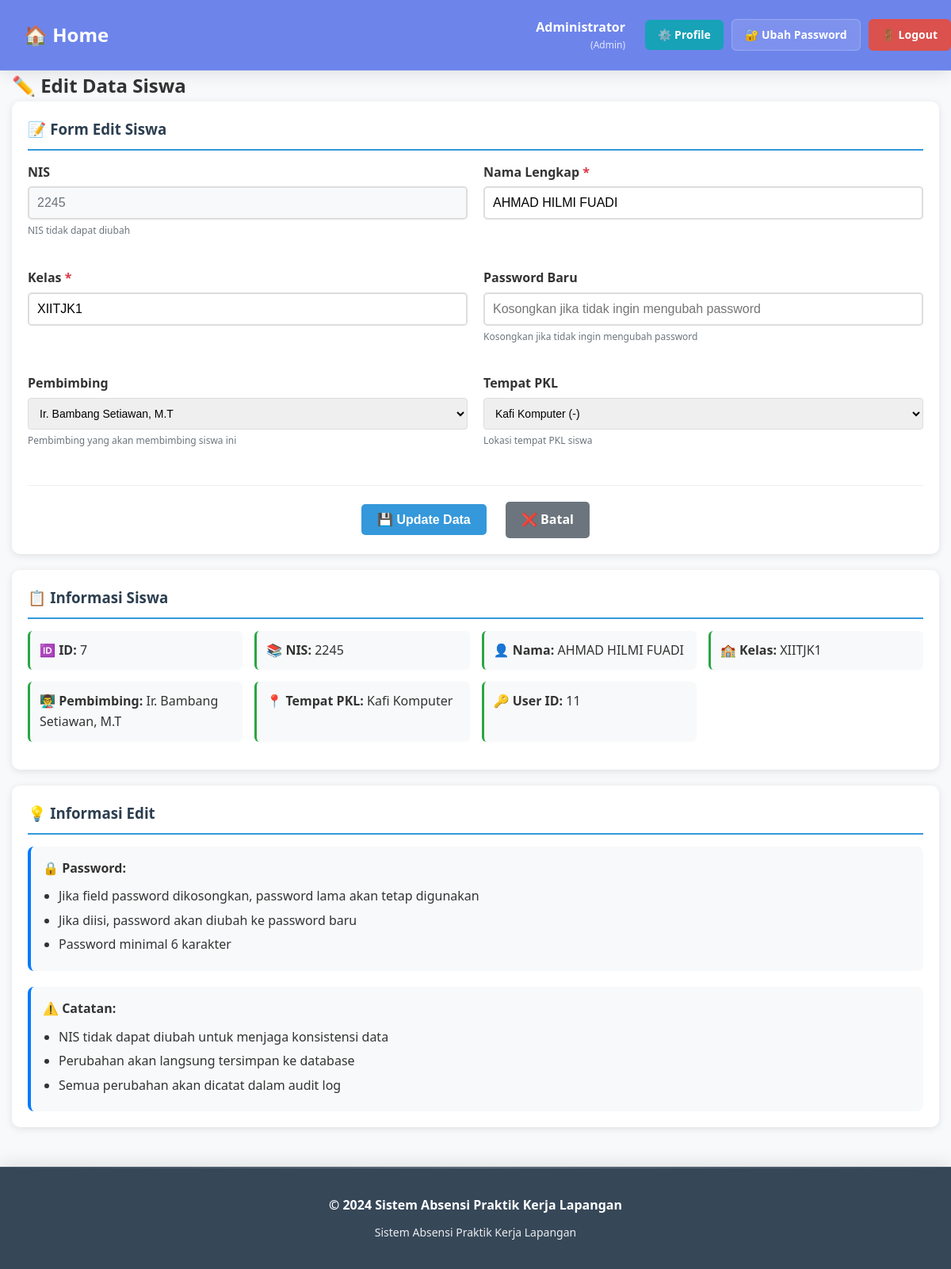
Page /?r=admin/siswaEdit&id=7 (signed in) on the committed database.
### tables this page shows
CREATE TABLE `siswa` (
  `id` int(11) NOT NULL AUTO_INCREMENT,
  `user_id` int(11) DEFAULT NULL,
  `nis` varchar(50) NOT NULL,
  `nama` varchar(100) NOT NULL,
  `kelas` varchar(50) NOT NULL,
  `pembimbing_id` int(11) NOT NULL,
  `tempat_pkl_id` int(11) NOT NULL,
  PRIMARY KEY (`id`),
  KEY `user_id` (`user_id`),
  KEY `pembimbing_id` (`pembimbing_id`),
  KEY `tempat_pkl_id` (`tempat_pkl_id`),
  CONSTRAINT `siswa_ibfk_1` FOREIGN KEY (`user_id`) REFERENCES `users` (`id`) ON DELETE SET NULL,
  CONSTRAINT `siswa_ibfk_2` FOREIGN KEY (`pembimbing_id`) REFERENCES `users` (`id`) ON DELETE CASCADE,
  CONSTRAINT `siswa_ibfk_3` FOREIGN KEY (`tempat_pkl_id`) REFERENCES `tempat_pkl` (`id`) ON DELETE CASCADE
);

CREATE TABLE `users` (
  `id` int(11) NOT NULL AUTO_INCREMENT,
  `username` varchar(50) NOT NULL,
  `password_hash` varchar(255) NOT NULL,
  `role` enum('admin','pembimbing','siswa') NOT NULL,
  `name` varchar(100) NOT NULL,
  PRIMARY KEY (`id`),
  UNIQUE KEY `username` (`username`)
);

CREATE TABLE `tempat_pkl` (
  `id` int(11) NOT NULL AUTO_INCREMENT,
  `nama` varchar(150) NOT NULL,
  `lat` decimal(10,7) NOT NULL,
  `lng` decimal(10,7) NOT NULL,
  `radius_m` int(11) NOT NULL DEFAULT 150,
  PRIMARY KEY (`id`)
);

### app/Controllers/Controller.php (called while the page is built, shortened)
<?php
class Controller {
    protected function view(string $path, array $data=[]): void {
        extract($data);
        $viewFile = __DIR__ . '/../Views/' . $path . '.php';
        include __DIR__ . '/../Views/layouts/header.php';
        include $viewFile;
        include __DIR__ . '/../Views/layouts/footer.php';
    }
}

### app/Controllers/AdminController.php (called while the page is built, shortened)
<?php
class AdminController extends Controller {
    public function siswaEdit(): void {
        $db = new Database(require __DIR__.'/../../config/db.php');
        $siswa_id = (int)($_GET['id'] ?? 0);
        $siswa = new Siswa($db);
        $dataSiswa = $siswa->findById($siswa_id);
        $pembimbing = (new User($db))->listByRole('pembimbing');
        $tempatPKL = (new TempatPKL($db))->listAll();
        $this->view('admin/siswa_edit', [
            'siswa' => $dataSiswa,
            'pembimbing' => $pembimbing,
            'tempatPKL' => $tempatPKL
        ]);
    }
}

### public/index.php (called while the page is built, shortened)
<?php
require __DIR__.'/../app/autoload.php';
$appCfg = require __DIR__.'/../config/app.php';
$r = $_GET['r'] ?? 'auth/login';
[$c, $a] = array_pad(explode('/', $r, 2), 2, 'index');
$controller = null;
switch($c){
    case 'admin': $controller = new AdminController($appCfg); break;
}
$controller->$a();

### app/autoload.php (called while the page is built, shortened)
<?php
spl_autoload_register(function ($class) {
    $prefix = 'App\\';
    $base_dir = __DIR__ . '/';
    $len = strlen($prefix);
    $relative_class = substr($class, $len);
    $file = $base_dir . str_replace('\\', '/', $relative_class) . '.php';
});

### config/db.php (called while the page is built, shortened)
<?php
return [
    'host' => 'localhost',
    'name' => 'db_absensi_pkl',
    'user' => 'root',
    'pass' => '',
    'charset' => 'utf8mb4',
];

### app/Models/Database.php (called while the page is built, shortened)
<?php
class Database {
    private PDO $pdo;
    public function __construct(array $cfg) {
        $dsn = sprintf('mysql:host=%s;dbname=%s;charset=%s',$cfg['host'],$cfg['name'],$cfg['charset']??'utf8mb4');
        $opt = [
            PDO::ATTR_ERRMODE => PDO::ERRMODE_EXCEPTION,
            PDO::ATTR_DEFAULT_FETCH_MODE => PDO::FETCH_ASSOC,
            PDO::ATTR_EMULATE_PREPARES => false,
        ];
        try { $this->pdo = new PDO($dsn,$cfg['user'],$cfg['pass'],$opt); }
        catch (PDOException $e) { die('DB connection failed: '.$e->getMessage()); }
    }
    public function pdo(): PDO {
        return $this->pdo;
    }
}

### app/Models/BaseModel.php (called while the page is built, shortened)
<?php
abstract class BaseModel {
    public function __construct(Database $database) {
        $this->db = $database->pdo();
    }
}

### app/Models/Siswa.php (called while the page is built, shortened)
<?php
class Siswa extends BaseModel {
    public function findById(int $id): ?array {
        $st = $this->db->prepare("
            SELECT s.*, s.user_id, u.name as pembimbing, t.nama as tempat_pkl
            FROM siswa s
            LEFT JOIN users u ON s.pembimbing_id = u.id
            LEFT JOIN tempat_pkl t ON s.tempat_pkl_id = t.id
            WHERE s.id = ?
            LIMIT 1
        ");
        $st->execute([$id]);
        $result = $st->fetch();
        return $result ?: null;
    }
}

### app/Models/User.php (called while the page is built, shortened)
<?php
class User extends BaseModel {
    public function listByRole(string $role): array {
        $st = $this->db->prepare("SELECT * FROM users WHERE role = ? ORDER BY name");
        $st->execute([$role]);
        return $st->fetchAll();
    }
}

### app/Models/TempatPKL.php (called while the page is built, shortened)
<?php
class TempatPKL extends BaseModel {
    public function listAll(): array {
        $st = $this->db->prepare("
            SELECT t.*, COUNT(s.id) as total_siswa
            FROM tempat_pkl t
            LEFT JOIN siswa s ON t.id = s.tempat_pkl_id
            GROUP BY t.id
            ORDER BY t.nama ASC
        ");
        $st->execute();
        return $st->fetchAll();
    }
}

### app/Views/admin/siswa_edit.php (the view, shortened to what this page needs)
<h2>✏️ Edit Data Siswa</h2>
<div class="card">
    <h3>📝 Form Edit Siswa</h3>
    <form method="post" action="?r=admin/siswaEdit&id=<?= $siswa['id'] ?>" class="form">
        <div class="form-row">
            <div class="form-group">
                <label for="nis">NIS</label>
                <input type="text" id="nis" class="form-control"
                       value="<?= htmlspecialchars($siswa['nis']) ?>"
                       readonly disabled>
                <small class="form-text">NIS tidak dapat diubah</small>
            </div>
            <div class="form-group">
                <label for="nama">Nama Lengkap <span class="required">*</span></label>
                <input type="text" id="nama" name="nama" class="form-control"
                       value="<?= htmlspecialchars($oldData['nama'] ?? $siswa['nama']) ?>"
                       placeholder="Masukkan nama lengkap siswa" required>
            </div>
        </div>
        <div class="form-row">
            <div class="form-group">
                <label for="kelas">Kelas <span class="required">*</span></label>
                <input type="text" id="kelas" name="kelas" class="form-control"
                       value="<?= htmlspecialchars($oldData['kelas'] ?? $siswa['kelas']) ?>"
                       placeholder="Contoh: XII RPL 1" required>
            </div>
            <div class="form-group">
                <label for="password">Password Baru</label>
                <input type="text" id="password" name="password" class="form-control"
                       value="<?= htmlspecialchars($oldData['password'] ?? '') ?>"
                       placeholder="Kosongkan jika tidak ingin mengubah password">
                <small class="form-text">Kosongkan jika tidak ingin mengubah password</small>
            </div>
        </div>
        <div class="form-row">
            <div class="form-group">
                <label for="pembimbing_id">Pembimbing</label>
                <select id="pembimbing_id" name="pembimbing_id" class="form-control">
                    <?php foreach($pembimbing as $p): ?>
                        <option value="<?= $p['id'] ?>"
                                <?= ($oldData['pembimbing_id'] ?? $siswa['pembimbing_id']) == $p['id'] ? 'selected' : '' ?>>
                            <?= htmlspecialchars($p['name']) ?>
                        </option>
                    <?php endforeach; ?>
                </select>
                <small class="form-text">Pembimbing yang akan membimbing siswa ini</small>
            </div>
            <div class="form-group">
                <label for="tempat_pkl_id">Tempat PKL</label>
                <select id="tempat_pkl_id" name="tempat_pkl_id" class="form-control">
                    <?php foreach($tempatPKL as $t): ?>
                        <option value="<?= $t['id'] ?>"
                                <?= ($oldData['tempat_pkl_id'] ?? $siswa['tempat_pkl_id']) == $t['id'] ? 'selected' : '' ?>>
                            <?= htmlspecialchars($t['nama']) ?>
                            (<?= htmlspecialchars($t['alamat'] ?? '-') ?>)
                        </option>
                    <?php endforeach; ?>
                </select>
                <small class="form-text">Lokasi tempat PKL siswa</small>
            </div>
        </div>
        <div class="form-actions">
            <button type="submit" class="btn btn-primary">
                💾 Update Data
            </button>
            <a href="?r=admin/siswa" class="btn btn-secondary">
                ❌ Batal
            </a>
        </div>
    </form>
</div>
<div class="card">
    <h3>📋 Informasi Siswa</h3>
    <div class="info-grid">
        <div class="info-item">
            <strong>🆔 ID:</strong> <?= $siswa['id'] ?>
        </div>
        <div class="info-item">
            <strong>📚 NIS:</strong> <?= htmlspecialchars($siswa['nis']) ?>
        </div>
        <div class="info-item">
            <strong>👤 Nama:</strong> <?= htmlspecialchars($siswa['nama']) ?>
        </div>
        <div class="info-item">
            <strong>🏫 Kelas:</strong> <?= htmlspecialchars($siswa['kelas']) ?>
        </div>
        <div class="info-item">
            <strong>👨‍🏫 Pembimbing:</strong>
            <?= htmlspecialchars($siswa['pembimbing'] ?? 'Belum ditentukan') ?>
        </div>
        <div class="info-item">
            <strong>📍 Tempat PKL:</strong>
            <?= htmlspecialchars($siswa['tempat_pkl'] ?? 'Belum ditentukan') ?>
        </div>
        <div class="info-item">
            <strong>🔑 User ID:</strong> <?= $siswa['user_id'] ?? 'Tidak ada' ?>
        </div>
    </div>
</div>
<div class="card">
    <h3>💡 Informasi Edit</h3>
    <div class="info-list">
        <div class="info-item">
            <strong>🔒 Password:</strong>
            <ul>
                <li>Jika field password dikosongkan, password lama akan tetap digunakan</li>
                <li>Jika diisi, password akan diubah ke password baru</li>
                <li>Password minimal 6 karakter</li>
            </ul>
        </div>
        <div class="info-item">
            <strong>⚠️ Catatan:</strong>
            <ul>
                <li>NIS tidak dapat diubah untuk menjaga konsistensi data</li>
                <li>Perubahan akan langsung tersimpan ke database</li>
                <li>Semua perubahan akan dicatat dalam audit log</li>
            </ul>
        </div>
    </div>
</div>

### public/assets/css/style.css (style rules this page uses)
* { margin: 0; padding: 0; box-sizing: border-box; }
body { font-family: 'Segoe UI', Tahoma, Geneva, Verdana, sans-serif; line-height: 1.6; color: #333; background-color: #f8f9fa; }
.card { background: white; border-radius: 10px; padding: 20px; box-shadow: 0 2px 10px rgba(0,0,0,0.1); margin-bottom: 20px; }
.card h2, .card h3, .card h4 { color: #2c3e50; margin-bottom: 15px; border-bottom: 2px solid #3498db; padding-bottom: 10px; }
.form-group { margin-bottom: 15px; }
.form-group label { display: block; margin-bottom: 5px; font-weight: 600; color: #2c3e50; }
input[type="text"], input[type="password"], input[type="email"], select, textarea { width: 100%; padding: 10px; border: 2px solid #ddd; border-radius: 5px; font-size: 16px; transition: border-color 0.3s ease; }
.btn { display: inline-block; padding: 10px 20px; border: none; border-radius: 5px; font-size: 16px; font-weight: 600; text-decoration: none; cursor: pointer; transition: all 0.3s ease; text-align: center; }
.btn-primary { background-color: #3498db; color: white; }
.btn-secondary { background-color: #6c757d; color: white; }
.info-grid { display: grid; gap: 10px; margin: 15px 0; }
.info-item { padding: 8px; background: white; border-radius: 4px; border-left: 3px solid #3498db; }

### app/Views/admin/siswa_edit.php (style rules this page uses)
.form-row { display: grid; grid-template-columns: repeat(auto-fit, minmax(300px, 1fr)); gap: 20px; margin-bottom: 20px; }
.form-group { margin-bottom: 15px; }
.form-group label { display: block; margin-bottom: 5px; font-weight: bold; color: #333; }
.form-control { width: 100%; padding: 10px; border: 1px solid #ddd; border-radius: 4px; font-size: 14px; }
.form-control[readonly] { background-color: #f8f9fa; color: #6c757d; }
.required { color: #dc3545; }
.form-text { font-size: 12px; color: #6c757d; margin-top: 5px; }
.form-actions { margin-top: 30px; padding-top: 20px; border-top: 1px solid #eee; text-align: center; }
.form-actions .btn { margin: 0 10px; }
.info-grid { display: grid; grid-template-columns: repeat(auto-fit, minmax(250px, 1fr)); gap: 15px; }
.info-item { background: #f8f9fa; padding: 12px; border-radius: 6px; border-left: 3px solid #28a745; }
.info-list { display: grid; gap: 20px; }
.info-list .info-item { background: #f8f9fa; padding: 15px; border-radius: 8px; border-left: 4px solid #007bff; }
.info-list ul { margin: 10px 0 0 20px; padding: 0; }
.info-list li { margin-bottom: 5px; }

### rows in the picture
siswa: nis "2245", nama "AHMAD HILMI FUADI", kelas "XIITJK1", pembimbing_id "Ir. Bambang Setiawan, M.T", tempat_pkl_id "Kafi Komputer (-)", id "7", pembimbing.name "Ir. Bambang Setiawan, M.T", tempat_pkl.nama "Kafi Komputer", user "11"

### other values in the picture
$_SESSION['user']['name'] "Administrator"
$_SESSION['user']['role'] "Admin"
$schoolName "Sistem Absensi Praktik Kerja Lapangan"
